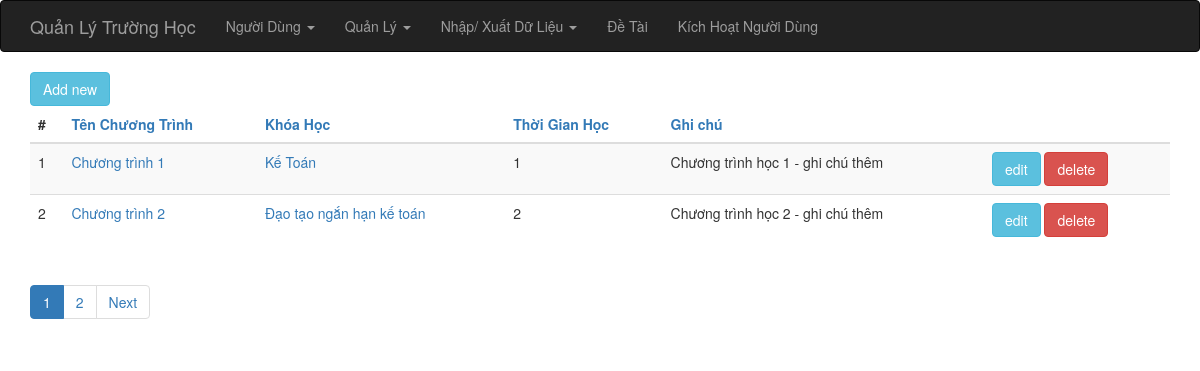
The page /index.php?op=chuongtrinh_list (signed in) on the database its author committed.
### tables this page shows
CREATE TABLE IF NOT EXISTS `chuong_trinh_hoc` (
  `id` int(6) unsigned NOT NULL AUTO_INCREMENT,
  `ten_chuong_trinh` varchar(255) NOT NULL,
  `khoa_hoc_id` varchar(255) NOT NULL,
  `ghi_chu` varchar(255) DEFAULT NULL,
  `total_time` int(6) DEFAULT NULL,
  PRIMARY KEY (`id`)
);

CREATE TABLE IF NOT EXISTS `khoa_hoc` (
  `id` int(6) unsigned NOT NULL AUTO_INCREMENT,
  `ma_khoa_hoc` varchar(255) NOT NULL,
  `ten_khoa_hoc` varchar(255) NOT NULL,
  `khoa_id` int(6) DEFAULT NULL,
  `ghi_chu` varchar(255) DEFAULT NULL,
  `time_start` date DEFAULT NULL,
  `time_end` date DEFAULT NULL,
  PRIMARY KEY (`id`)
);

### index.php (called while the page is built, shortened)
<?php
require_once 'controller/IndexController.php';
$controller = new IndexController();
$controller->handleRequest();
?>

### model/KhoaHocGateway.php (called while the page is built, shortened)
<?php
class KhoaHocGateway {
    public function selectAll($order, $start, $limit) {
        $dbOrder =  mysql_real_escape_string($order);
        $dbres = mysql_query("SELECT * FROM khoa_hoc ORDER BY $dbOrder ASC limit {$start},{$limit}");
        $data = array();
        while ( ($obj = mysql_fetch_object($dbres)) != NULL ) {
            $data[] = $obj;
        }
        return $data;
    }
}
?>

### model/KhoaHocService.php (called while the page is built, shortened)
<?php
require_once 'model/KhoaHocGateway.php';
class KhoaHocService {
    private $index = NULL;
    private $khoahocGateway    = NULL;
    public function __construct() {
        $this->index = new IndexService();
        $this->khoahocGateway = new KhoaHocGateway();
    }
    public function getAll($order, $start, $limit) {
        try {
            $this->index->openDb();
            $res = $this->khoahocGateway->selectAll($order, $start, $limit);
            $this->index->closeDb();
            return $res;
        } catch (Exception $e) {
            $this->index->closeDb();
            throw $e;
        }
    }
}
?>

### model/ChuongTrinhGateway.php (called while the page is built, shortened)
<?php
class ChuongTrinhGateway {
    public function allRecord() {
        $dbres = mysql_query("SELECT * FROM chuong_trinh_hoc");
        return mysql_num_rows($dbres);
    }
    public function selectAll($order, $start, $limit) {
        if ( !isset($order) ) {
            $order = "ten_chuong_trinh";
        }
        $dbOrder =  mysql_real_escape_string($order);
        $dbres = mysql_query("SELECT * FROM chuong_trinh_hoc ORDER BY $dbOrder ASC limit {$start},{$limit}");
        $data = array();
        while ( ($obj = mysql_fetch_object($dbres)) != NULL ) {
            $data[] = $obj;
        }
        return $data;
    }
}
?>

### model/ChuongTrinhService.php (called while the page is built, shortened)
<?php
require_once 'model/ChuongTrinhGateway.php';
class ChuongTrinhService {
    private $index = NULL;
    private $chuongtrinhGateway    = NULL;
    public function __construct() {
        $this->index = new IndexService();
        $this->chuongtrinhGateway = new ChuongTrinhGateway();
    }
    public function totalRecord()
    {
        try {
            $this->index->openDb();
            $res = $this->chuongtrinhGateway->allRecord();
            $this->index->closeDb();
            return $res;
        } catch (Exception $e) {
            $this->index->closeDb();
            throw $e;
        }
    }
    public function getAll($order, $start, $limit) {
        try {
            $this->index->openDb();
            $res = $this->chuongtrinhGateway->selectAll($order, $start, $limit);
            $this->index->closeDb();
            return $res;
        } catch (Exception $e) {
            $this->index->closeDb();
            throw $e;
        }
    }
}
?>

### view/chuongtrinh/list.php (the view)
<?php require_once(realpath($_SERVER["DOCUMENT_ROOT"]) .'/school/view/include/header.php');?>
<?php
    $Pagination = new Pagination();
?>
<div class="container">
    <div><a href="index.php?op=chuongtrinh_new" class="btn btn-info">Add new</a></div>
    <?php if ( count($data) > 0 ) { ?>
    <table class="table table-striped">
        <thead>
        <tr>
            <th>#</th>
            <th><a href="?op=chuongtrinh_list&orderby=ten_chuong_trinh">Tên Chương Trình</a></th>
            <th><a href="?op=chuongtrinh_list&orderby=khoa_hoc_id">Khóa Học</a></th>
            <th><a href="?op=chuongtrinh_list&orderby=total_time">Thời Gian Học</a></th>
            <th><a href="?op=chuongtrinh_list&orderby=ghi_chu">Ghi chú</a></th>
            <th>&nbsp;</th>
        </tr>
        </thead>
        <tbody>
        <?php $i = 0; foreach ($data as $item): $i++;?>
            <tr>
                <td><?php echo $i;?></td>
                <td><a href="index.php?op=chuongtrinh_show&id=<?php echo $item->id; ?>"><?php echo $item->ten_chuong_trinh; ?></a></td>
                <td>
                    <a href="index.php?op=khoahoc_show&id=<?php echo $item->khoa_hoc_id; ?>">
                        <?php foreach ($khoaHocList as $khoahoc) {
                            if ( $item->khoa_hoc_id == $khoahoc->id ) {
                                echo $khoahoc->ten_khoa_hoc;
                            }
                        }; ?>
                    </a></td>
                <td><?php echo $item->total_time; ?></td>
                <td><?php echo $item->ghi_chu; ?></td>
                <td>
                    <a href="index.php?op=chuongtrinh_edit&id=<?php echo $item->id; ?>" class="btn btn-info">edit</a>
                    <a href="index.php?op=chuongtrinh_delete&id=<?php echo $item->id; ?>" class="btn btn-danger" onclick="return checkDel()">delete</a>
                </td>
            </tr>
        <?php endforeach; ?>
        </tbody>
    </table>
    <ul class="pagination">
        <?php echo $Pagination->listPages($totalPages); ?>
    </ul>
    <?php } else { ?>
        <h5>Empty list.</h5>
    <?php } ?>
</div>
<?php require_once(realpath($_SERVER["DOCUMENT_ROOT"]) .'/school/view/include/footer.php');?>

### libs/css/style.css (style rules this page uses)
html, body { height: 100%; }
.page-wrap .container { background: #fff; }

### rows shown on the page
chuong_trinh_hoc: ten_chuong_trinh "Chương trình 1", total_time "1", ghi_chu "Chương trình học 1 - ghi chú thêm"
khoa_hoc: ten_khoa_hoc "Kế Toán"
chuong_trinh_hoc: ten_chuong_trinh "Chương trình 2", total_time "2", ghi_chu "Chương trình học 2 - ghi chú thêm"
khoa_hoc: ten_khoa_hoc "Đạo tạo ngắn hạn kế toán"
